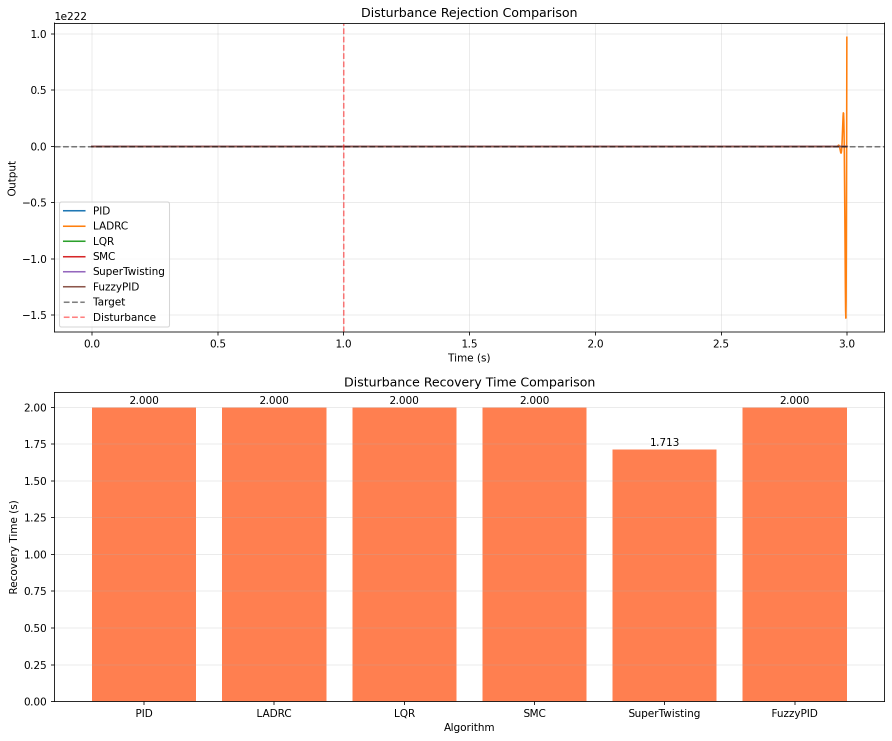
#> input picture 13_control_algorithms/simulation/disturbance_rejection.png, 1784 x 1481 px (shown at 1/2 size)
$ python -i gpu_edge.py   (imports and definitions only)   (older library calls are emulated)
#> lines starting #> are read from the running program, lines starting #| are printed output that depends on the picture
#> further down, picture is the input picture: shape (1481, 1784, 3); mean B, G, R 203.4, 216.2, 251
"""
Mali GPU 边缘检测模块
======================
利用RK3588S Mali-G610 GPU实现高性能边缘检测。

支持算法：
- Canny 边缘检测
- Sobel 梯度计算
- Laplacian 边缘检测
- Scharr 高精度梯度
- 非极大值抑制 (NMS)
- 自适应阈值边缘

GPU并行优势：
- 大图像(>=720p)比CPU快3-8倍
- Sobel/Canny的梯度计算天然适合GPU并行
"""

import numpy as np
import cv2
from typing import Tuple, Optional
import logging

logger = logging.getLogger(__name__)


class GpuEdgeDetector:
    """
    GPU边缘检测器

    使用示例:
        edge = GpuEdgeDetector()

        # GPU Canny
        edges = edge.canny(img, 50, 150)

        # GPU Sobel梯度
        grad_x, grad_y, mag, angle = edge.sobel_gradient(img)

        # 组合边缘检测
        edges = edge.auto_canny(img)
    """

    def __init__(self):
        self._ocl_available = False
        self._cv_gpu_available = False
        self._init()

    def _init(self):
        try:
            if cv2.cuda.getCudaEnabledDeviceCount() > 0:
                self._cv_gpu_available = True
                logger.info("GPU边缘检测: CUDA后端")
                return
        except Exception:
            pass

        try:
            if cv2.ocl.haveOpenCL():
                cv2.ocl.setUseOpenCL(True)
                self._ocl_available = True
                logger.info("GPU边缘检测: OpenCL后端")
        except Exception:
            pass

    @property
    def available(self) -> bool:
        return self._cv_gpu_available or self._ocl_available

    def _to_umat(self, img):
        return cv2.UMat(img)

    # [57 lines left out: functions _from_umat, canny, auto_canny, not called in this run]

    def sobel(self, img: np.ndarray, dx: int = 1, dy: int = 1,
              ksize: int = 3) -> np.ndarray:
        """
        GPU Sobel梯度

        Args:
            img: 输入图像
            dx: X方向导数阶数
            dy: Y方向导数阶数
            ksize: 核大小

        Returns:
            梯度幅值图
        """
#> called with dx = 1, dy = 1, ksize = 3
        gray = self._ensure_gray(img)
#> in _ensure_gray, `return cv2.cvtColor(img, cv2.COLOR_BGR2GRAY)`:
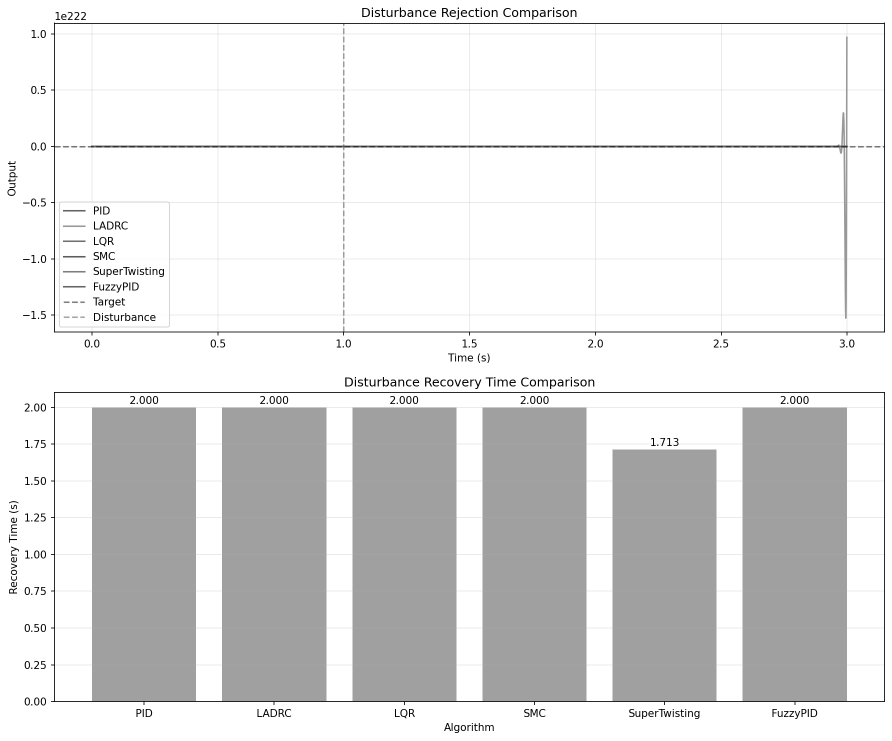
#> returned value: shape (1481, 1784) (shown at 1/2 size); min 0, max 255, mean 225.2

        if not self.available:
            gx = cv2.Sobel(gray, cv2.CV_32F, dx, 0, ksize=ksize)
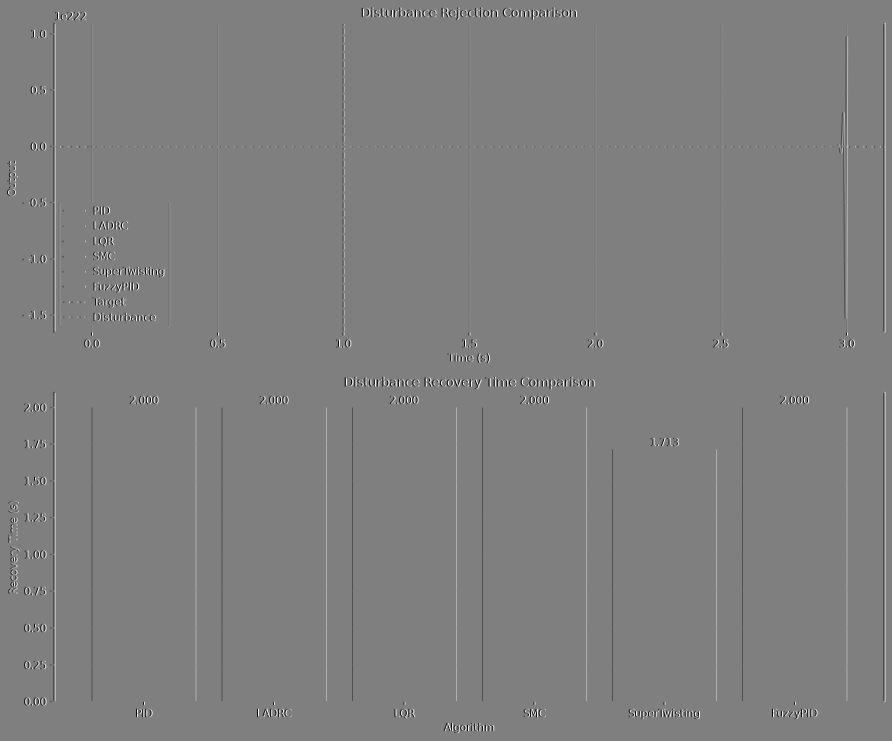
#> gx: shape (1481, 1784) float32 (shown at 1/2 size); min -1020, max 1020, mean 0; drawn with min black and max white
            gy = cv2.Sobel(gray, cv2.CV_32F, 0, dy, ksize=ksize)
            return np.sqrt(gx ** 2 + gy ** 2).astype(np.uint8)
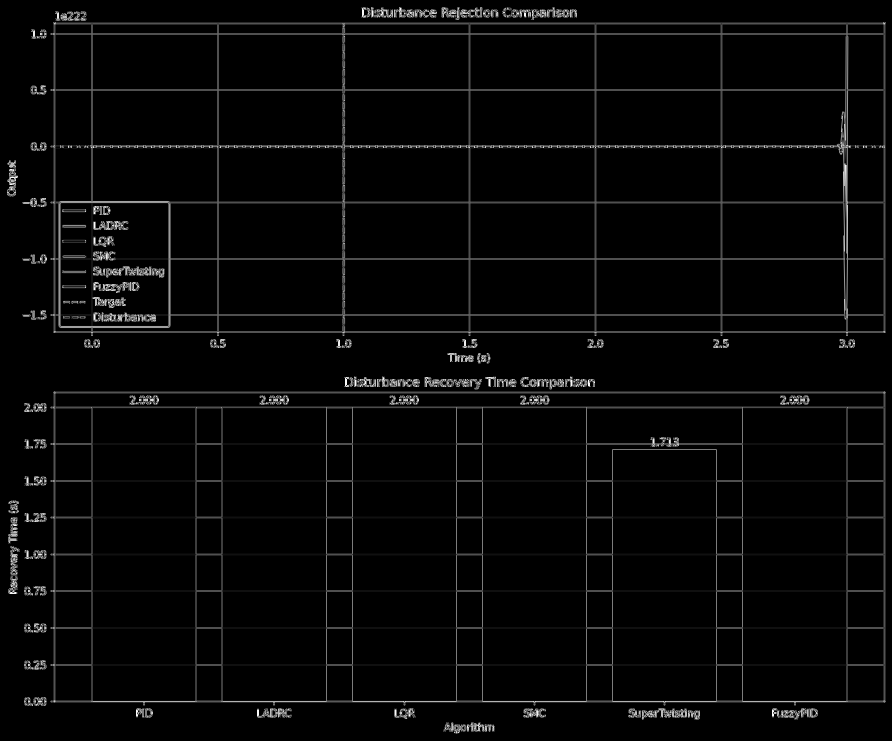
#> returned value: shape (1481, 1784) (shown at 1/2 size); min 0, max 255, mean 7.2

        if self._cv_gpu_available:
            gpu_img = cv2.cuda_GpuMat()
            gpu_img.upload(gray)
            sobel_x = cv2.cuda.createSobelFilter(cv2.CV_8UC1, cv2.CV_32F, dx, 0, ksize)
            sobel_y = cv2.cuda.createSobelFilter(cv2.CV_8UC1, cv2.CV_32F, 0, dy, ksize)
            gx = sobel_x.apply(gpu_img).download().astype(np.float32)
            gy = sobel_y.apply(gpu_img).download().astype(np.float32)
            return np.sqrt(gx ** 2 + gy ** 2).clip(0, 255).astype(np.uint8)

        umat = self._to_umat(gray)
        gx = cv2.Sobel(umat, cv2.CV_32F, 1, 0, ksize=ksize)
        gy = cv2.Sobel(umat, cv2.CV_32F, 0, 1, ksize=ksize)
        gx = self._from_umat(gx).astype(np.float32)
        gy = self._from_umat(gy).astype(np.float32)
        return np.sqrt(gx ** 2 + gy ** 2).clip(0, 255).astype(np.uint8)

    # [79 lines left out: functions sobel_gradient, laplacian, scharr, non_max_suppression, not called in this run]

    def _ensure_gray(self, img: np.ndarray) -> np.ndarray:
        if len(img.shape) == 3:
            return cv2.cvtColor(img, cv2.COLOR_BGR2GRAY)
        return img

    # [22 lines left out: function benchmark, not called in this run]


# [17 lines not run here, left out]

>>> import cv2
>>> picture = cv2.imread('../../13_control_algorithms/simulation/disturbance_rejection.png')
>>> result = GpuEdgeDetector().sobel(picture)

$ run again, on 13_control_algorithms/simulation/robustness.png
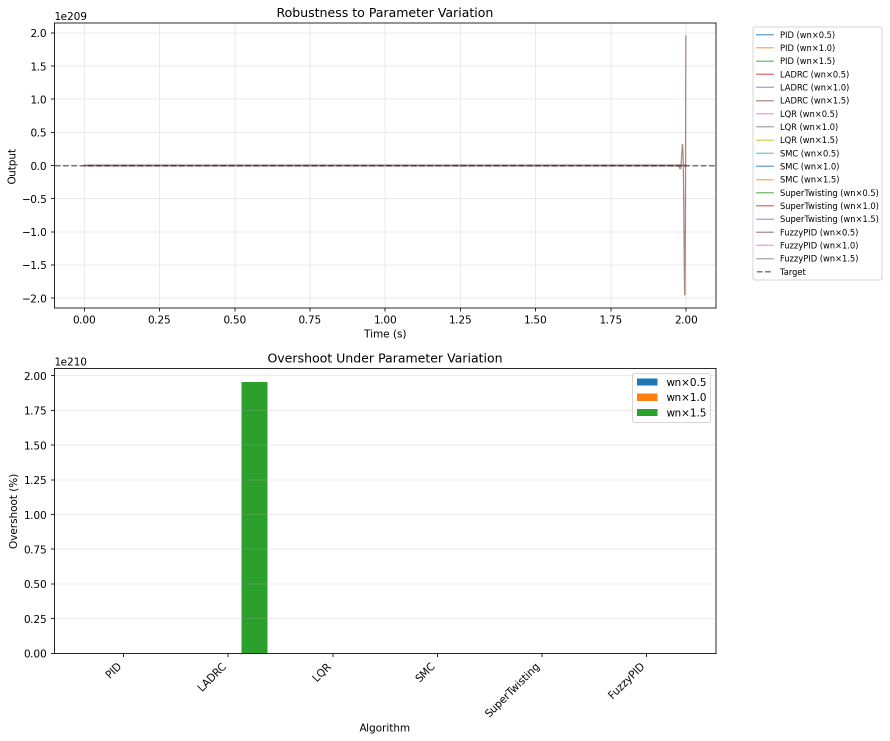
#> input picture 13_control_algorithms/simulation/robustness.png, 1779 x 1481 px (shown at 1/2 size)
#> picture is the input picture: shape (1481, 1779, 3); mean B, G, R 248.2, 249.4, 248.3
#> in sobel, `gy = cv2.Sobel(gray, cv2.CV_32F, 0, dy, ksize=ksize)`:
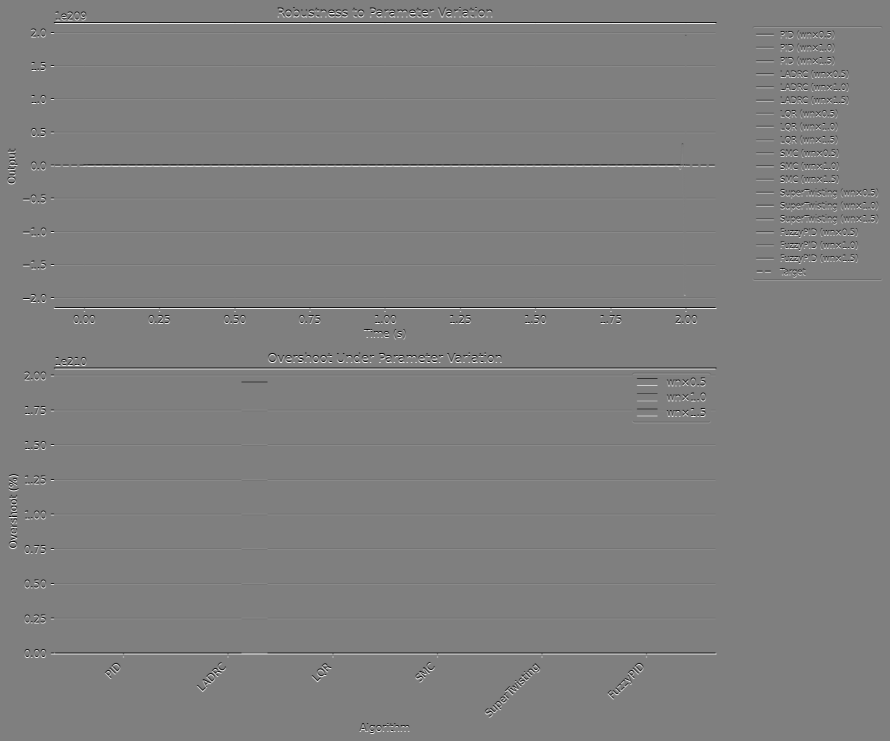
#> gy: shape (1481, 1779) float32 (shown at 1/2 size); min -1020, max 1020, mean 0; drawn with min black and max white
#> in sobel, `return np.sqrt(gx ** 2 + gy ** 2).astype(np.uint8)`:
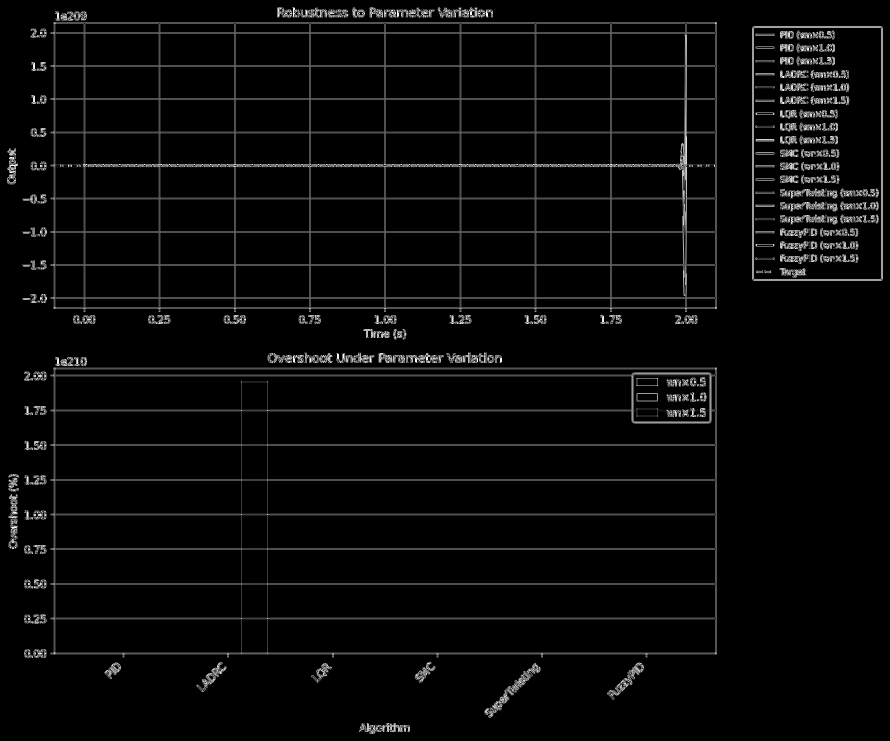
#> returned value: shape (1481, 1779) (shown at 1/2 size); min 0, max 255, mean 8.8

$ run again, on 13_control_algorithms/simulation/sine_tracking.png
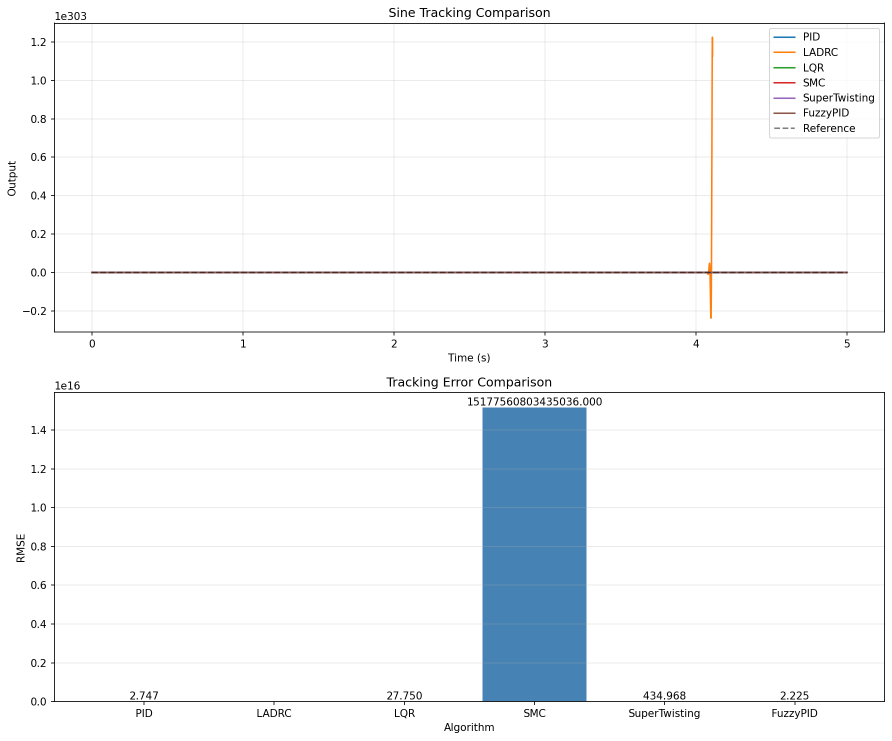
#> input picture 13_control_algorithms/simulation/sine_tracking.png, 1784 x 1481 px (shown at 1/2 size)
#> picture is the input picture: shape (1481, 1784, 3); mean B, G, R 247.5, 245.3, 242.7
#> in _ensure_gray, `return cv2.cvtColor(img, cv2.COLOR_BGR2GRAY)`:
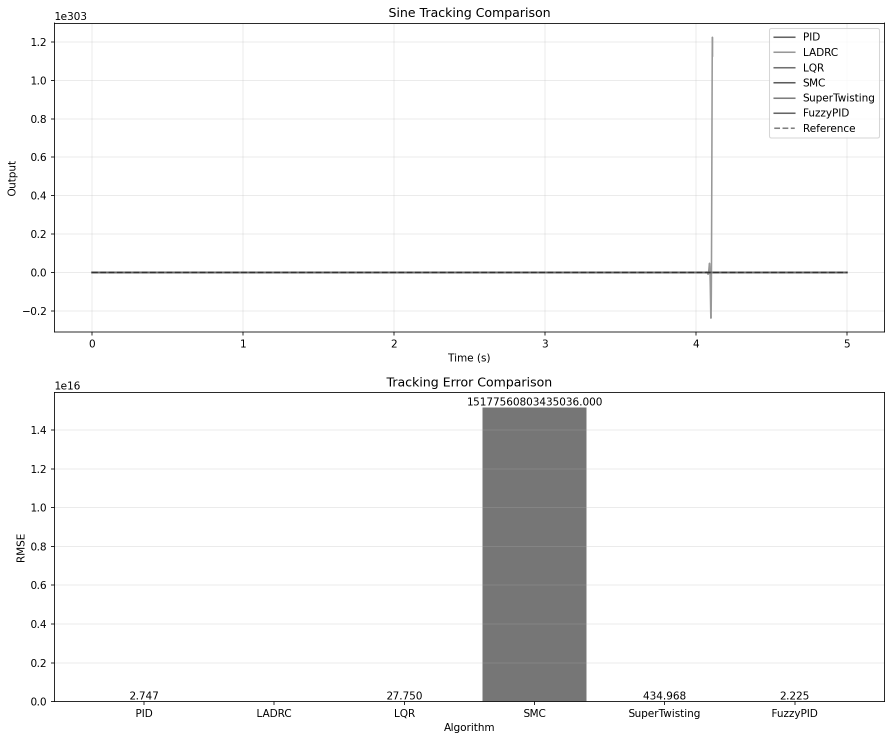
#> returned value: shape (1481, 1784) (shown at 1/2 size); min 0, max 255, mean 244.8
#> in sobel, `return np.sqrt(gx ** 2 + gy ** 2).astype(np.uint8)`:
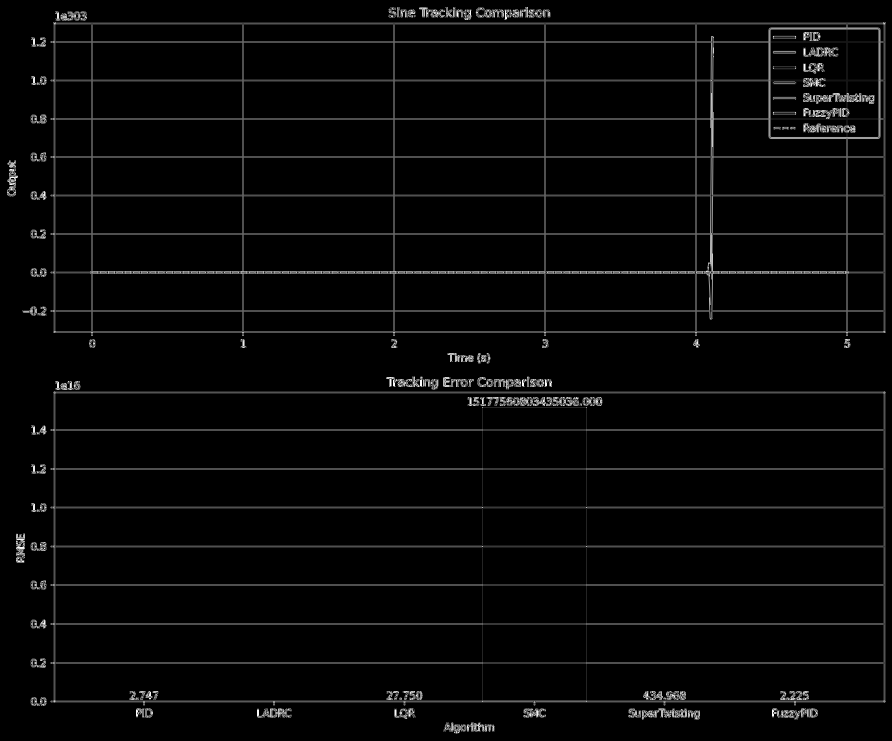
#> returned value: shape (1481, 1784) (shown at 1/2 size); min 0, max 255, mean 7.3

$ run again, on 13_control_algorithms/simulation/step_response.png
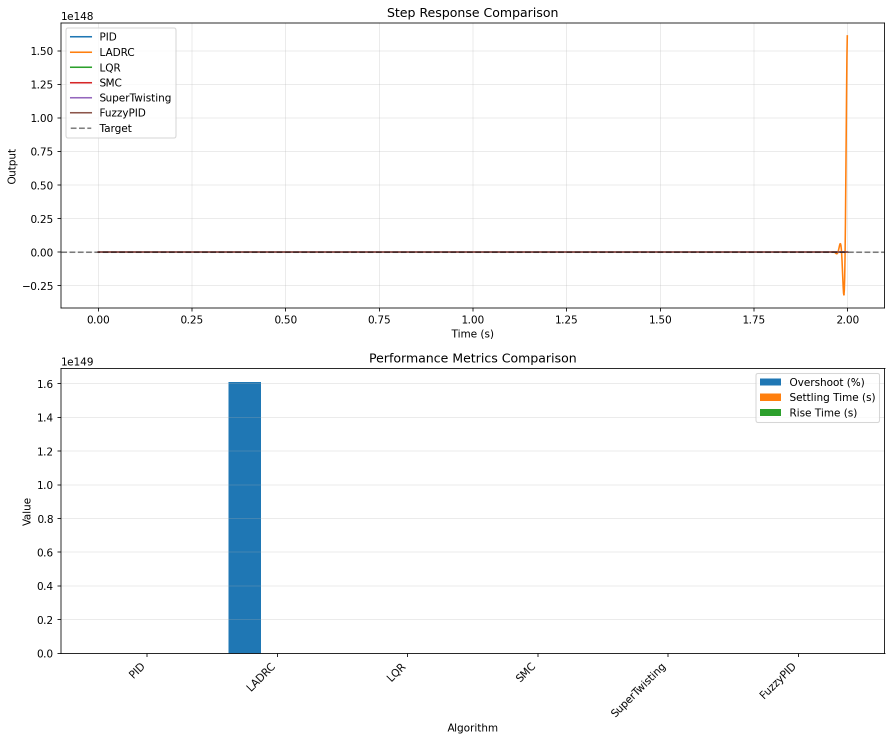
#> input picture 13_control_algorithms/simulation/step_response.png, 1784 x 1481 px (shown at 1/2 size)
#> picture is the input picture: shape (1481, 1784, 3); mean B, G, R 249.6, 248.9, 248
#> in sobel, `gy = cv2.Sobel(gray, cv2.CV_32F, 0, dy, ksize=ksize)`:
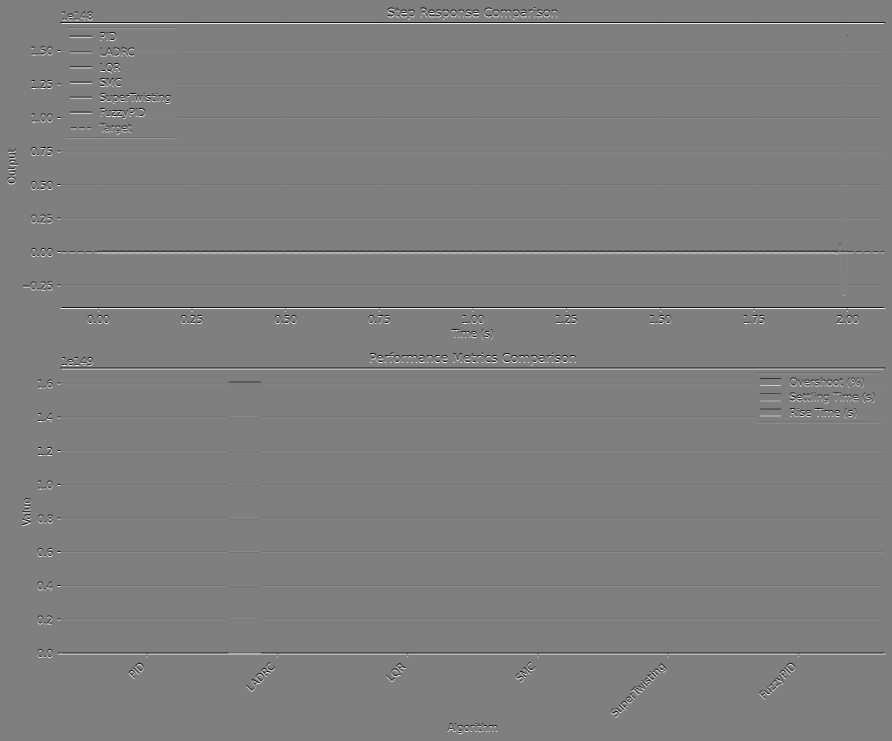
#> gy: shape (1481, 1784) float32 (shown at 1/2 size); min -1020, max 1020, mean 0; drawn with min black and max white
#> in sobel, `return np.sqrt(gx ** 2 + gy ** 2).astype(np.uint8)`:
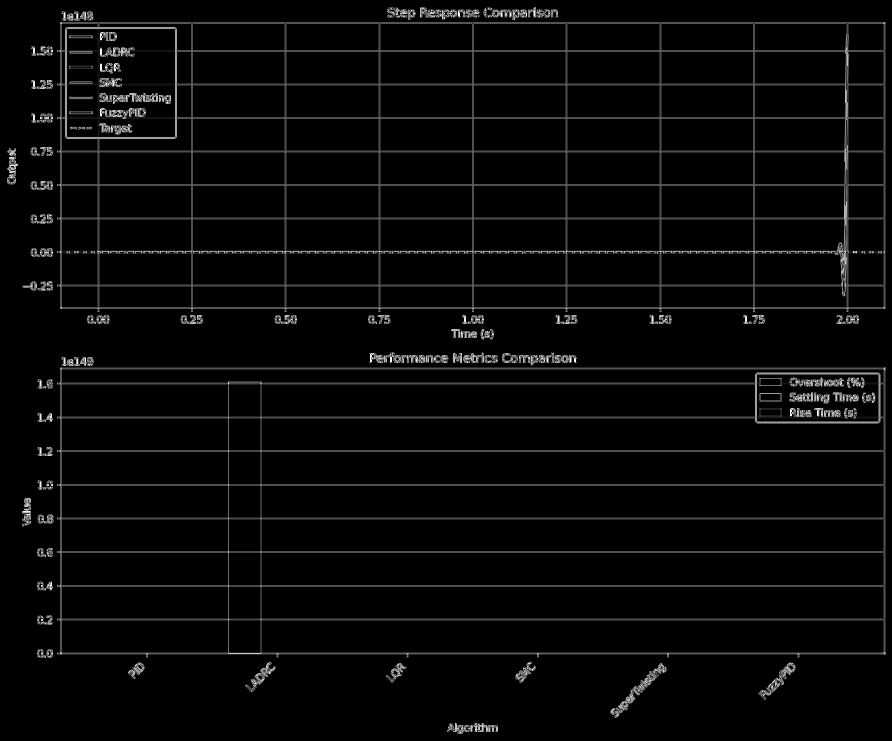
#> returned value: shape (1481, 1784) (shown at 1/2 size); min 0, max 255, mean 8
